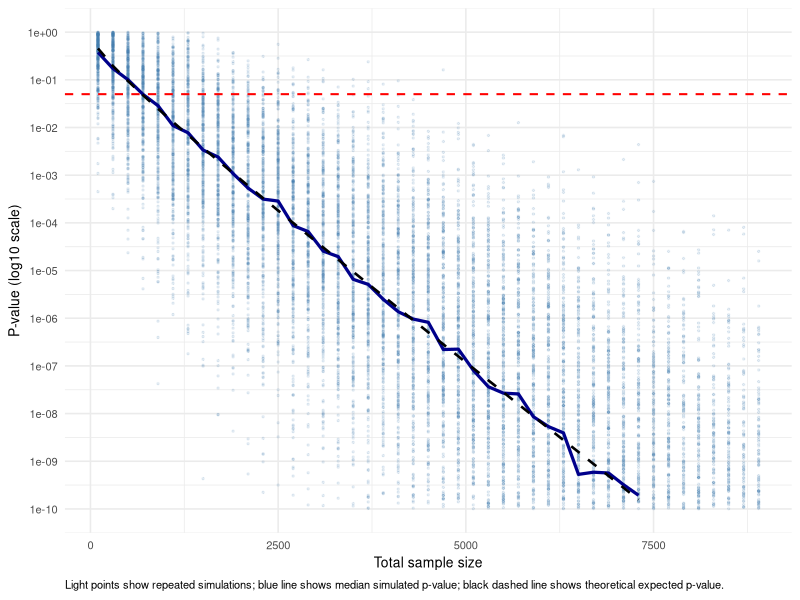
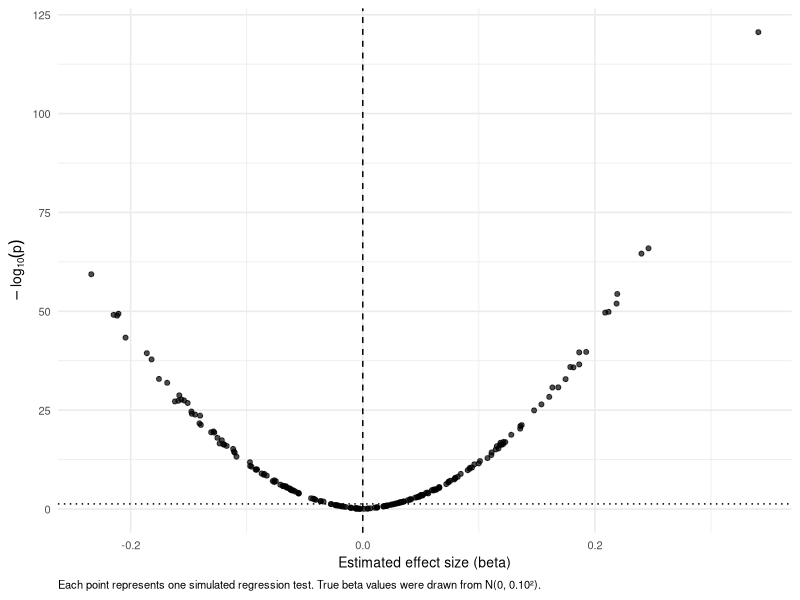
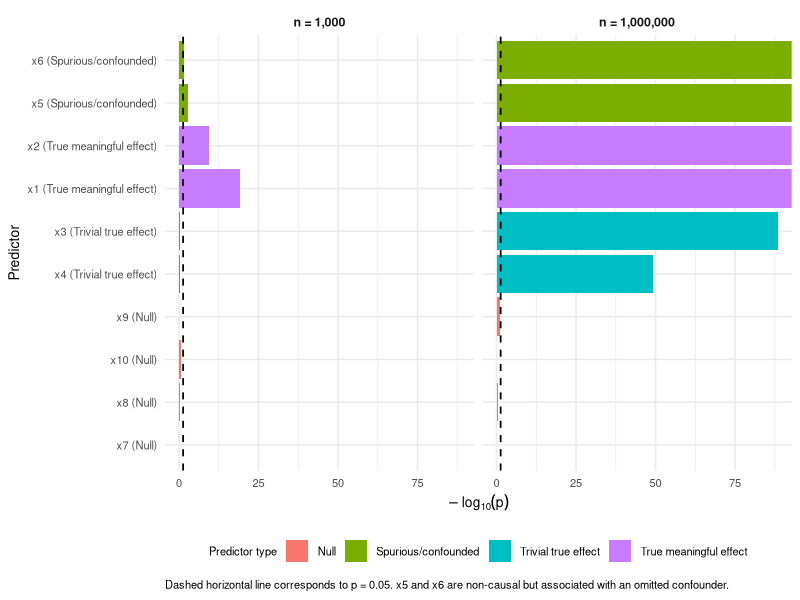

The R source for these figures, in order:
# #############################################################
#
#  Threat 1. p-value inflation and trivial effects
#
# #############################################################

rm(list = ls())
objects()
ls()

############################################################
# Figure 1a: P-value vs sample size (fixed small effect)
############################################################

library(tidyverse)

set.seed(12345)

# Simulation parameters
true_d <- 0.15          # small standardized mean difference
sigma  <- 1
ns <- seq(100, 9000, by = 200)
B <- 300               # repeated simulations per sample size

# Function to simulate one two-sample t-test
get_p_for_n <- function(n, d, sigma = 1) {
  n1 <- n2 <- n / 2
  x1 <- rnorm(n1, mean = 0, sd = sigma)
  x2 <- rnorm(n2, mean = d * sigma, sd = sigma)
  t.test(x1, x2, var.equal = TRUE)$p.value
}

# Repeated simulations
df_sim <- expand_grid(n = ns, rep = 1:B) %>%
  mutate(
    p_value = map_dbl(n, get_p_for_n, d = true_d, sigma = sigma)
  )

# Median p-value across simulations
df_summary <- df_sim %>%
  group_by(n) %>%
  summarise(
    p_median = median(p_value),
    p_q25 = quantile(p_value, 0.25),
    p_q75 = quantile(p_value, 0.75),
    .groups = "drop"
  )

# Theoretical expected p-value using expected t-statistic
df_theory <- tibble(n = ns) %>%
  mutate(
    n1 = n / 2,
    n2 = n / 2,
    expected_t = true_d / sqrt(1 / n1 + 1 / n2),
    df = n - 2,
    p_theory = 2 * pt(-abs(expected_t), df = df)
  )

# Plot
fig1a <- ggplot() +
  geom_point(
    data = df_sim,
    aes(x = n, y = p_value),
    size = 0.5,
    alpha = 0.12,
    color = "steelblue"
  ) +
  geom_line(
    data = df_summary,
    aes(x = n, y = p_median),
    color = "darkblue",
    linewidth = 1.1
  ) +
  geom_line(
    data = df_theory,
    aes(x = n, y = p_theory),
    color = "black",
    linetype = "dashed",
    linewidth = 0.9
  ) +
  geom_hline(
    yintercept = 0.05,
    linetype = "dashed",
    color = "red",
    linewidth = 0.7
  ) +
  scale_y_log10(
    limits = c(1e-10, 1),
    breaks = 10^(-10:0)
  ) +
  labs(
    x = "Total sample size",
    y = "P-value (log10 scale)",
    caption = "Light points show repeated simulations; blue line shows median simulated p-value; black dashed line shows theoretical expected p-value."
  ) +
  theme_minimal(base_size = 12) +
  theme(
    axis.title = element_text(size = 10),
    axis.text = element_text(size = 8),
    plot.caption = element_text(size = 8, hjust = 0)
  )

print(fig1a)


############################################################
# Figure 1b: Effect size vs -log10(p) scatter
############################################################

library(tidyverse)

set.seed(456)
n_obs <- 5000
n_tests <- 200

sim_tests <- map_dfr(1:n_tests, function(j) {
  
  beta_true <- rnorm(1, mean = 0, sd = 0.10)
  x <- rnorm(n_obs, mean = 0, sd = 1)
  error <- rnorm(n_obs, mean = 0, sd = 1)
  y <- beta_true * x + error
  
  fit <- lm(y ~ x)
  sm <- summary(fit)$coef
  
  tibble(
    test_id = j,
    beta_true = beta_true,
    beta_est = sm["x", "Estimate"],
    se = sm["x", "Std. Error"],
    p_value = sm["x", "Pr(>|t|)"],
    neglog10p = -log10(p_value)
  )
})

fig1b <- sim_tests %>%
  ggplot(aes(x = beta_est, y = neglog10p)) +
  geom_point(alpha = 0.70, size = 1.4) +
  geom_vline(xintercept = 0, linetype = "dashed") +
  geom_hline(yintercept = -log10(0.05), linetype = "dotted") +
  labs(
    x = "Estimated effect size (beta)",
    y = expression(-log[10](p)),
    caption = "Each point represents one simulated regression test. True beta values were drawn from N(0, 0.10²)."
  ) +
  theme_minimal(base_size = 12) +
  theme(
    axis.title = element_text(size = 10),
    axis.text = element_text(size = 8),
    plot.caption = element_text(size = 8, hjust = 0)
  )

print(fig1b)


############################################################
# Figure 1c: Two-panel comparison small-N vs large-N
############################################################

library(tidyverse)
set.seed(789)

simulate_reg <- function(n, p = 10) {
  
  # Unmeasured confounder
  U <- rnorm(n)
  # Predictors
  x1 <- rnorm(n)
  x2 <- rnorm(n)
  x3 <- rnorm(n)
  x4 <- rnorm(n)
  
  # x5 and x6 are correlated with unmeasured U,
  # creating spurious/confounded associations
  x5 <- 0.40 * U + rnorm(n, 0, sqrt(1 - 0.40^2))
  x6 <- 0.30 * U + rnorm(n, 0, sqrt(1 - 0.30^2))
  
  # Pure null predictors
  x7  <- rnorm(n)
  x8  <- rnorm(n)
  x9  <- rnorm(n)
  x10 <- rnorm(n)
  
  dat <- tibble(x1, x2, x3, x4, x5, x6, x7, x8, x9, x10)
  
  # Outcome model:
  # x1 and x2 have meaningful true effects
  # x3 and x4 have tiny true effects
  # U affects outcome but is omitted from the fitted model
  y <- 0.30 * x1 +
    0.20 * x2 +
    0.02 * x3 -
    0.015 * x4 +
    0.25 * U +
    rnorm(n, 0, 1)
  
  dat$y <- y
  
  fit <- lm(y ~ ., data = dat)
  sm <- summary(fit)$coef
  
  tibble(
    predictor = rownames(sm)[-1],
    estimate = sm[-1, "Estimate"],
    p_value = sm[-1, "Pr(>|t|)"]
  )
}

predictor_labels <- tibble(
  predictor = paste0("x", 1:10),
  role = c(
    "True meaningful effect",
    "True meaningful effect",
    "Trivial true effect",
    "Trivial true effect",
    "Spurious/confounded",
    "Spurious/confounded",
    "Null",
    "Null",
    "Null",
    "Null"
  )
)

res_small <- simulate_reg(n = 1000) %>%
  mutate(sample = "n = 1,000")
res_large <- simulate_reg(n = 1000000) %>%
  mutate(sample = "n = 1,000,000")
res_both <- bind_rows(res_small, res_large) %>%
  left_join(predictor_labels, by = "predictor") %>%
  mutate(
    neglog10p = -log10(p_value),
    significant = if_else(p_value < 0.05, "p < 0.05", "Not significant"),
    predictor_role = paste0(predictor, " (", role, ")")
  )

fig1c <- res_both %>%
  ggplot(
    aes(
      x = reorder(predictor_role, neglog10p),
      y = neglog10p,
      fill = role
    )
  ) +
  geom_col() +
  coord_flip() +
  facet_wrap(~ sample, ncol = 2) +
  geom_hline(
    yintercept = -log10(0.05),
    linetype = "dashed",
    linewidth = 0.6
  ) +
  labs(
    x = "Predictor",
    y = expression(-log[10](p)),
    fill = "Predictor type",
    caption = "Dashed horizontal line corresponds to p = 0.05. x5 and x6 are non-causal but associated with an omitted confounder."
  ) +
  theme_minimal(base_size = 12) +
  theme(
    axis.title = element_text(size = 10),
    axis.text.y = element_text(size = 8),
    axis.text.x = element_text(size = 8),
    legend.position = "bottom",
    legend.text = element_text(size = 8),
    legend.title = element_text(size = 8),
    strip.text = element_text(size = 9, face = "bold"),
    plot.caption = element_text(size = 8, hjust = 0)
  )

print(fig1c)
